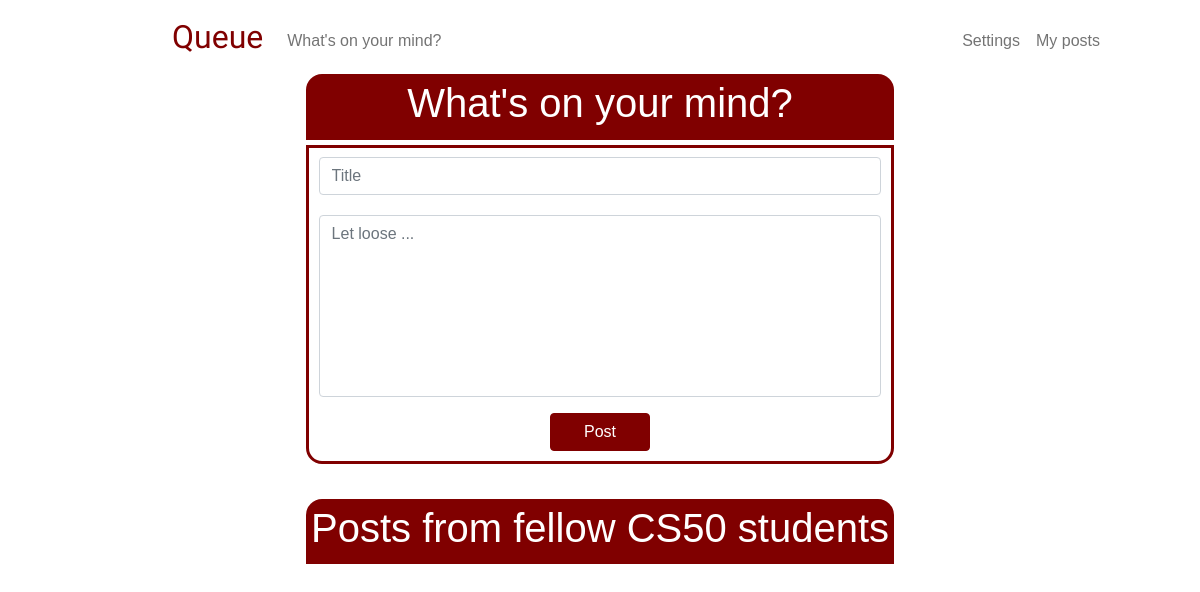
/ (signed in), run on an earlier commit of the app's database.
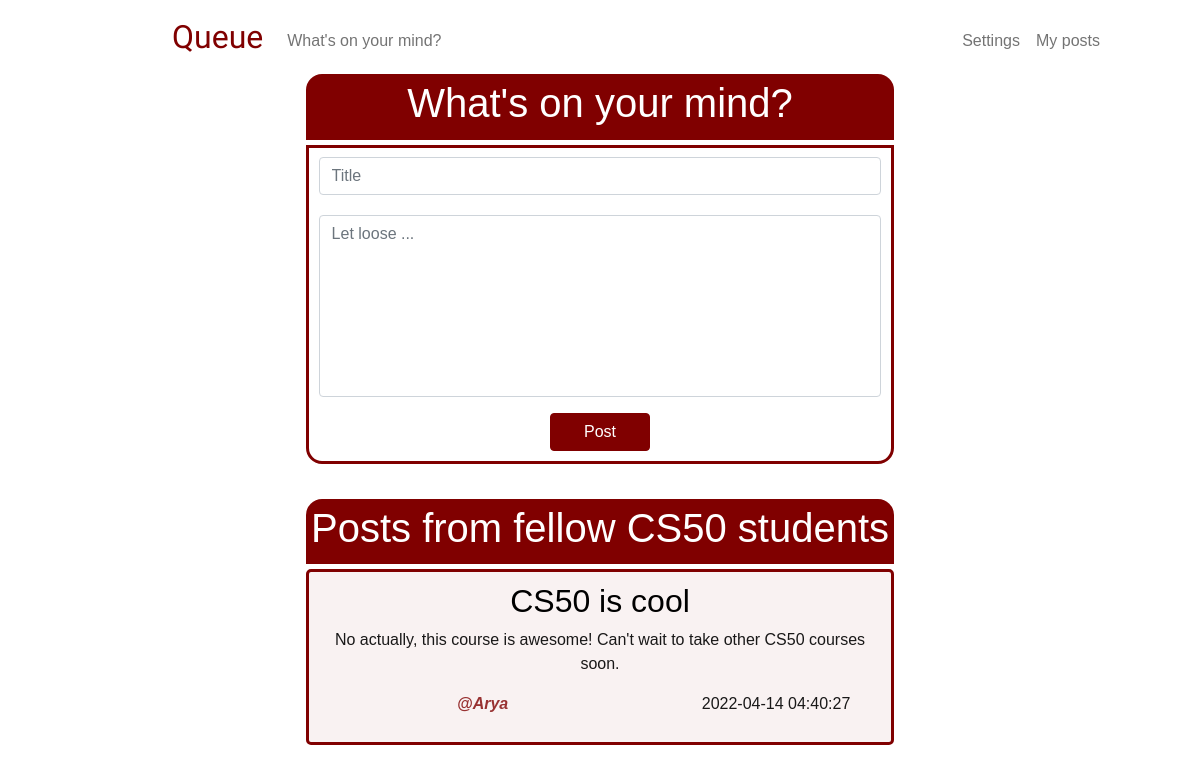
And on a later commit of the database.
### tables this page shows
CREATE TABLE 'posts' ('id' INTEGER PRIMARY KEY NOT NULL, 'content' TEXT NOT NULL, 'time' DATETIME DEFAULT CURRENT_TIMESTAMP, title TEXT, 'user_id'  INTEGER NOT NULL  , 'username' TEXT);

### app.py (the view)
@app.route("/", methods=["GET", "POST"])
@login_required
def home():
    if request.method == "POST":
        title = request.form.get("title")
        content = request.form.get("content")
        if not request.form.get("title"):
            error_title = "*Add a title"
            posts = db.execute("SELECT * FROM posts ORDER BY time DESC")
            return render_template("home.html", error_title=error_title, posts=posts, content=content)
        elif not request.form.get("content"):
            error_content = "Nothing is on your mind?"
            posts = db.execute("SELECT * FROM posts ORDER BY time DESC")
            return render_template("home.html", error_content=error_content, posts=posts, title=title)
        else:
            user = db.execute("SELECT username FROM users WHERE id = ?", session["user_id"])
            username = user[0]["username"]
            filtered_title = pf.censor(request.form.get("title"))
            filtered_content = pf.censor(request.form.get("content"))
            db.execute("INSERT INTO posts (username, user_id, title, content) VALUES (?, ?, ?, ?)",
                       username, session["user_id"], filtered_title, filtered_content)
            posts = db.execute("SELECT * FROM posts ORDER BY time DESC")
            return render_template("home.html", posts=posts)
    else:
        posts = db.execute("SELECT * FROM posts ORDER BY time DESC")
        return render_template("home.html", posts=posts)

### app.py (called while the page is built)
def login_required(f):
    @wraps(f)
    def decorated_function(*args, **kwargs):
        if session.get("user_id") is None:
            return redirect("/login")
        return f(*args, **kwargs)
    return decorated_function

### templates/home.html (shortened to what this page needs)
{% extends "layout.html" %}
{% block main %}
    <div class="users-post-header">
        <h1> What's on your mind? </h1>
    </div>
    <div class="users-post-container">
        <form action="/" method="post">
            <div class="mb-3">
                <input class="form-control" id="title" name="title" placeholder="Title" type="text" value="{{ title }}">
            </div>
            <div class="mb-3">
                <textarea class="form-control" id="content" name="content" placeholder="Let loose ..." rows = "7" maxlength="500" style="resize: none" >{{ content }}</textarea>
            </div>
            <button class="btn btn-primary main-button" id="home-button" type="submit"> Post </button>
        </form>
    </div>
    <div class="others-post-header">
        <h1> Posts from fellow CS50 students </h1>
    </div>
    <div>
        {% for post in posts %}
            <div class="others-post-container">
                <h2> {{ post["title"] }} </h2>
                <p> {{ post["content"] }} </p>
                <div class="row">
                    <div class="column left">
                        <p class="username"><strong> @{{ post["username"] }} </strong></p>
                    </div>
                    <div class="column right">
                        <p> {{ post["time"] }} </p>
                    </div>
                </div>
            </div>
        {% endfor %}
    </div>
{% endblock %}

### templates/layout.html (shortened to what this page needs)
<!DOCTYPE html>
<html lang="en">
    <head>
        <link href="https://cdn.jsdelivr.net/npm/bootstrap@5.1.3/dist/css/bootstrap.min.css" rel="stylesheet">
        <link href="/static/styles.css" rel="stylesheet">
    </head>
    <body>
        <nav class="bg-light navbar navbar-expand-md navbar-light" id="white-bg">
            <div class="container-fluid">
                <a class="navbar-brand" href="/" id="logo">Queue</a>
                <div class="collapse navbar-collapse" id="navbar">
                    {% if session["user_id"] %}
                        <ul class="navbar-nav me-auto mt-2">
                            <li class="nav-item"><a class="nav-link" href="/">What's on your mind?</a></li>
                        </ul>
                        <ul class="navbar-nav ms-auto mt-2 rem5-right-padding" >
                            <li class="nav-item"><a class="nav-link" href="/setting">Settings</a></li>
                            <li class="nav-item"><a class="nav-link" href="/my-posts"> My posts </a></li>
                        </ul>
                    {% else %}
                        <ul class="navbar-nav ms-auto mt-1 rem5-right-padding">
                            <li class="nav-item"><a class="nav-link" href="/register">Register</a></li>
                            <li class="nav-item"><a class="nav-link" href="/login">Log In</a></li>
                        </ul>
                    {% endif %}
                </div>
            </div>
        </nav>
        <main class="container-fluid text-center">
            {% block main %}{% endblock %}
        </main>
    </body>
</html>

### static/styles.css (style rules this page uses)
h1 { font-size: 40px; }
p { color:rgba(0, 0, 0, 0.9) ; }
* { font-family: Verdana, Geneva, Tahoma, sans-serif; }
#white-bg { background-color: white !important; }
nav .navbar-brand { font-size: xx-large; }
#logo { font-family: 'ZCOOL XiaoWei', serif !important; color: rgb(128, 0, 0); padding-left: 10rem; }
.users-post-header { background-color: rgb(128, 0, 0); color: rgb(255, 255, 255); margin: 0 25% 0 25%; padding: 0.3rem; text-align: center; border-radius: 1rem 1rem 0 0; }
.users-post-container { background-color: rgba(255, 255, 255, 0.9); border: solid; border-width: 3px; border-color: rgb(128, 0, 0); color: rgb(128, 0, 0); margin: 5px 25% 20px 25%; padding: 0.6rem; text-align: center; border-radius: 0 0 1rem 1rem; }
.others-post-header { background-color: rgb(128, 0, 0); color: rgb(255, 255, 255); margin: 35px 25% 0 25%; padding: 0.3rem; text-align: center; border-radius: 1rem 1rem 0 0; }
.others-post-container { background-color: rgba(128, 0, 0, 0.05); border: solid; border-width: 3px; border-color: rgb(128, 0, 0); color: rgb(0, 0, 0); margin: 5px 25% 20px 25%; padding: 0.6rem; text-align: center; border-radius: 5px; }
.main-button, .main-button:hover { background-color: rgb(128, 0, 0); color: rgb(255, 255, 255); border-color: rgb(128, 0, 0); width:100px; font-size: 16px; }
.username { color:rgba(128, 0, 0, 0.8); font-style: italic; }
.row { display: flex !important; }
.column { float: left; }
.left { width: 60% !important; }
.right { width: 40% !important; }
.rem5-right-padding { padding-right: 5rem !important; }
input { margin-bottom: 20px !important; }

What changed in the data, as far as the page shows it:
added posts: title "CS50 is cool", content "No actually, this course is awesome! Can't wait to take other CS50 courses soon.", username "Arya", time "2022-04-14 04:40:27"
